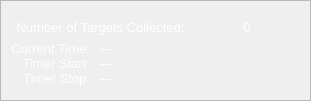
  <widget class="QFrame" name="Simulation_Timer_Frame">
   <property name="enabled">
    <bool>true</bool>
   </property>
   <property name="geometry">
    <rect>
     <x>10</x>
     <y>404</y>
     <width>311</width>
     <height>101</height>
    </rect>
   </property>
   <property name="frameShape">
    <enum>QFrame::StyledPanel</enum>
   </property>
   <property name="frameShadow">
    <enum>QFrame::Raised</enum>
   </property>
   <widget class="QLabel" name="currentSimulationTimeTitle">
    <property name="geometry">
     <rect>
      <x>10</x>
      <y>40</y>
      <width>80</width>
      <height>17</height>
     </rect>
    </property>
    <property name="font">
     <font>
      <pointsize>10</pointsize>
     </font>
    </property>
    <property name="text">
     <string>&lt;html&gt;&lt;head/&gt;&lt;body&gt;&lt;p&gt;&lt;span style=&quot; color:#fefefe;&quot;&gt;Current Time:&lt;/span&gt;&lt;/p&gt;&lt;/body&gt;&lt;/html&gt;</string>
    </property>
    <property name="alignment">
     <set>Qt::AlignRight|Qt::AlignTrailing|Qt::AlignVCenter</set>
    </property>
   </widget>
   <widget class="QLabel" name="simulationTimerStartTitle">
    <property name="geometry">
     <rect>
      <x>10</x>
      <y>55</y>
      <width>80</width>
      <height>17</height>
     </rect>
    </property>
    <property name="font">
     <font>
      <pointsize>10</pointsize>
     </font>
    </property>
    <property name="text">
     <string>&lt;html&gt;&lt;head/&gt;&lt;body&gt;&lt;p&gt;&lt;span style=&quot; color:#fefefe;&quot;&gt;Timer Start:&lt;/span&gt;&lt;/p&gt;&lt;/body&gt;&lt;/html&gt;</string>
    </property>
    <property name="alignment">
     <set>Qt::AlignRight|Qt::AlignTrailing|Qt::AlignVCenter</set>
    </property>
   </widget>
   <widget class="QLabel" name="simulationTimerStopTitle">
    <property name="geometry">
     <rect>
      <x>10</x>
      <y>70</y>
      <width>80</width>
      <height>17</height>
     </rect>
    </property>
    <property name="font">
     <font>
      <pointsize>10</pointsize>
     </font>
    </property>
    <property name="text">
     <string>&lt;html&gt;&lt;head/&gt;&lt;body&gt;&lt;p&gt;&lt;span style=&quot; color:#fefefe;&quot;&gt;Timer Stop:&lt;/span&gt;&lt;/p&gt;&lt;/body&gt;&lt;/html&gt;</string>
    </property>
    <property name="alignment">
     <set>Qt::AlignRight|Qt::AlignTrailing|Qt::AlignVCenter</set>
    </property>
   </widget>
   <widget class="QLabel" name="currentSimulationTimeLabel">
    <property name="geometry">
     <rect>
      <x>100</x>
      <y>40</y>
      <width>205</width>
      <height>17</height>
     </rect>
    </property>
    <property name="font">
     <font>
      <pointsize>10</pointsize>
     </font>
    </property>
    <property name="text">
     <string>&lt;html&gt;&lt;head/&gt;&lt;body&gt;&lt;p&gt;&lt;span style=&quot; color:#ffffff;&quot;&gt;---&lt;/span&gt;&lt;/p&gt;&lt;/body&gt;&lt;/html&gt;</string>
    </property>
   </widget>
   <widget class="QLabel" name="simulationTimerStartLabel">
    <property name="geometry">
     <rect>
      <x>100</x>
      <y>55</y>
      <width>205</width>
      <height>17</height>
     </rect>
    </property>
    <property name="font">
     <font>
      <pointsize>10</pointsize>
     </font>
    </property>
    <property name="text">
     <string>&lt;html&gt;&lt;head/&gt;&lt;body&gt;&lt;p&gt;&lt;span style=&quot; color:#ffffff;&quot;&gt;---&lt;/span&gt;&lt;/p&gt;&lt;/body&gt;&lt;/html&gt;</string>
    </property>
   </widget>
   <widget class="QLabel" name="simulationTimerStopLabel">
    <property name="geometry">
     <rect>
      <x>100</x>
      <y>70</y>
      <width>205</width>
      <height>17</height>
     </rect>
    </property>
    <property name="font">
     <font>
      <pointsize>10</pointsize>
     </font>
    </property>
    <property name="text">
     <string>&lt;html&gt;&lt;head/&gt;&lt;body&gt;&lt;p&gt;&lt;span style=&quot; color:#ffffff;&quot;&gt;---&lt;/span&gt;&lt;/p&gt;&lt;/body&gt;&lt;/html&gt;</string>
    </property>
   </widget>
   <widget class="QLabel" name="label_8">
    <property name="geometry">
     <rect>
      <x>10</x>
      <y>20</y>
      <width>181</width>
      <height>16</height>
     </rect>
    </property>
    <property name="font">
     <font>
      <pointsize>10</pointsize>
     </font>
    </property>
    <property name="text">
     <string>&lt;html&gt;&lt;head/&gt;&lt;body&gt;&lt;p&gt;&lt;span style=&quot; color:#ffffff;&quot;&gt;Number of Targets Collected:&lt;/span&gt;&lt;/p&gt;&lt;/body&gt;&lt;/html&gt;</string>
    </property>
    <property name="alignment">
     <set>Qt::AlignCenter</set>
    </property>
   </widget>
   <widget class="QLabel" name="num_targets_collected_label">
    <property name="geometry">
     <rect>
      <x>192</x>
      <y>20</y>
      <width>110</width>
      <height>15</height>
     </rect>
    </property>
    <property name="font">
     <font>
      <pointsize>10</pointsize>
     </font>
    </property>
    <property name="text">
     <string>&lt;html&gt;&lt;head/&gt;&lt;body&gt;&lt;p&gt;&lt;span style=&quot; color:#ffffff;&quot;&gt;0&lt;/span&gt;&lt;/p&gt;&lt;/body&gt;&lt;/html&gt;</string>
    </property>
    <property name="alignment">
     <set>Qt::AlignCenter</set>
    </property>
   </widget>
  </widget>
